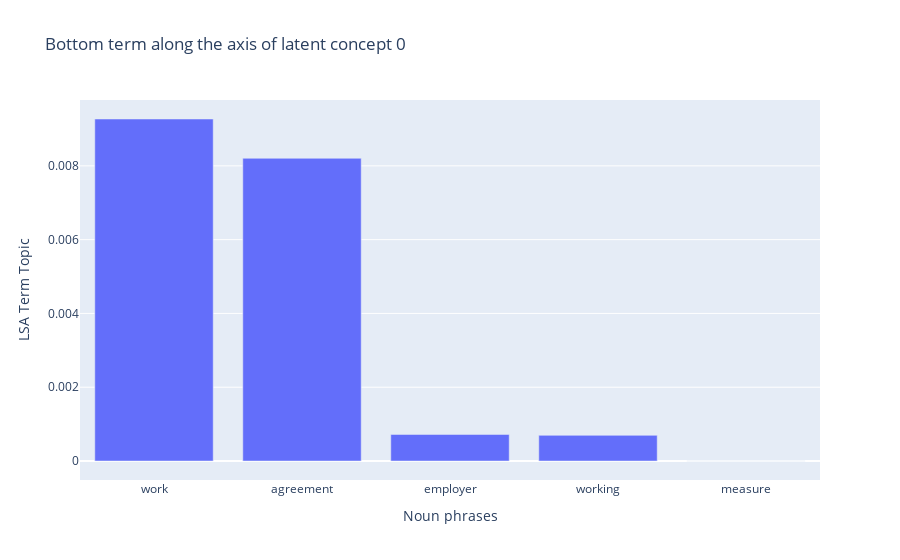
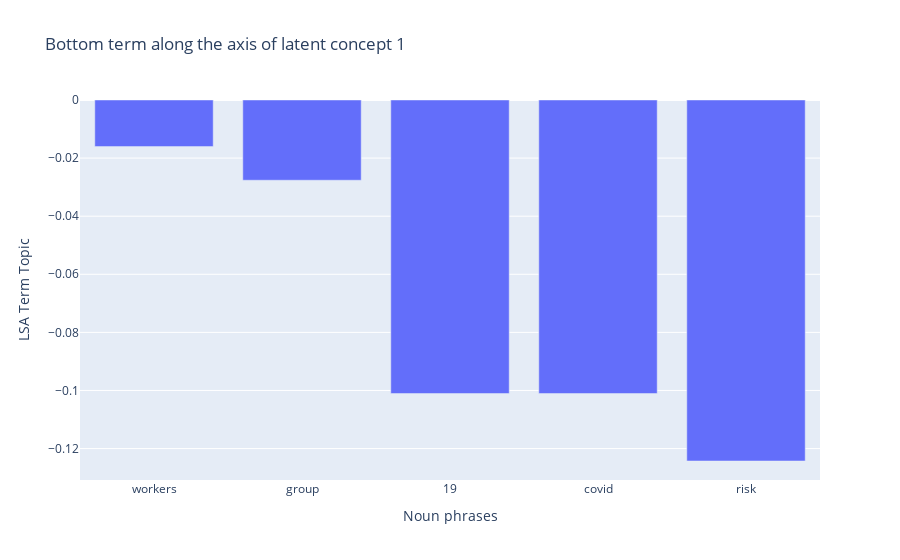

The notebook cell these images were saved under, in order:
### Markdown cell above
### Bottom topics from noun phrases

### Code cell
noun_phrases_bottom_topic = noun_phrases_topic_matrix.bottom_term_topic()

### Figure 1 — Plotly figure (JSON) as saved in the notebook; plotly's stock layout.template omitted (floating-point values rounded to 4 significant figures)
{"data": [{"type": "bar", "x": ["work", "agreement", "employer", "working", "measure"], "y": [0.00927, 0.008205, 0.0007187, 0.0006947, -1.467e-17]}], "layout": {"title": {"text": "Bottom term along the axis of latent concept 0"}, "xaxis": {"title": {"text": "Noun phrases"}}, "yaxis": {"title": {"text": "LSA Term Topic"}}}}

### Figure 2 — Plotly figure (JSON) as saved in the notebook; plotly's stock layout.template omitted (floating-point values rounded to 4 significant figures)
{"data": [{"type": "bar", "x": ["workers", "group", "19", "covid", "risk"], "y": [-0.01603, -0.02762, -0.101, -0.101, -0.1243]}], "layout": {"title": {"text": "Bottom term along the axis of latent concept 1"}, "xaxis": {"title": {"text": "Noun phrases"}}, "yaxis": {"title": {"text": "LSA Term Topic"}}}}
